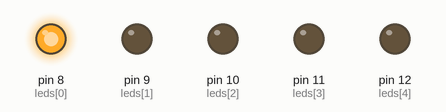
The sketch below on a simulated Arduino Uno, built with avr-gcc and run on an emulated ATmega328P. On the bench: output pins drawn as LEDs (lit = HIGH).

Above: at 0.2 s.
At 1.2 s:
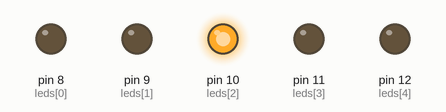
At 1.7 s:
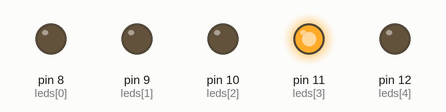
At 3.2 s:
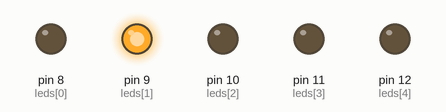
At 4.7 s:
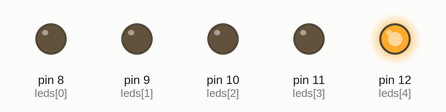
Timing chart, 0 to 5.8 s (numbered marks = the images above):
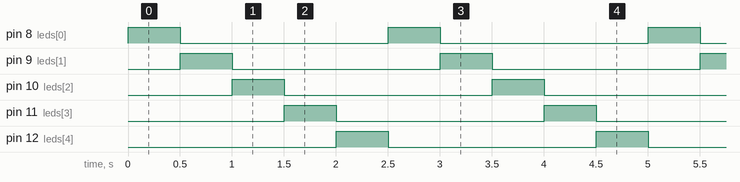

The sketch:

ex2.ino
```cpp
int leds[5] = {8, 9, 10, 11, 12};

void setup() {
  for (int i = 0; i < 5; i++) {
    pinMode(leds[i], OUTPUT); //
  }
}

void loop() {
  for (int i = 0; i < 5; i++) {
    digitalWrite(leds[i], HIGH);
    delay(500);
    digitalWrite(leds[i], LOW);
  }
}
```

Measured:
- by itself, pin 8 (leds[0]), pin 9 (leds[1]), pin 10 (leds[2]), pin 11 (leds[3]), pin 12 (leds[4]): alternates HIGH for 0.50 s and LOW for 2.0 s
- by itself, everything shown: repeats every 2.5 s, in 6 steps
